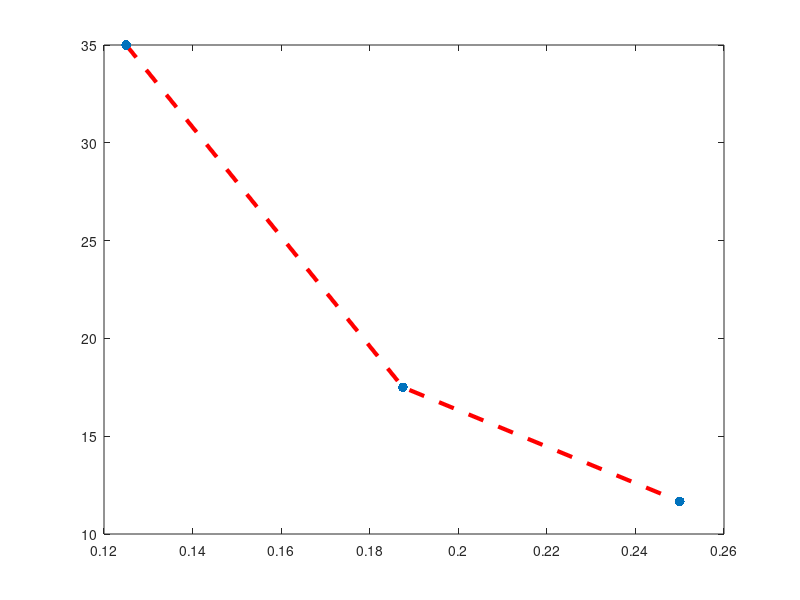

Write the MATLAB code that produced this figure. (Note: this script raises an error after producing the figure.)
clc;
clear all;
clear;

%% Variables 
% Torque 
T = 800;% in oz
% Angular Velocity 
Vang = 2; % rpm
% Length of link 1
L1 = 7;
% Length of link 2
L2 = 9;
% Length of link 3
L3 = 12;
% Space between the mount and motor
L4 = 10;
%Moment Arm 
Lc = 10; 
% Theta A
thetaA = 0;
% Theta B
thetaB = 0;
% Theta C
thetaC = 0;
% thickness
thick = [(1/8),(3/16),(1/4)]; %inches
t = 3/16; %inches 
% width
w = .51; %inches
% Elastic Modulus 
E = .363 * 10^6; % ksi
% Yield Stress
Sy = 8.7 ; %ksi
% Yield Strength 
Sys = 7.05 ; %ksi
% Diameter of hole
d = .31 ; % inches
% Max Force 
Fmax = 7; %lbs
% Force at initial contact with button 
Fmid = 7; %lbs 
% Min Force 
Fmin = 0; 
%  Kt
Kt = 2.2;
% C
C = 1;

%% Under max Force (when longest bar is ~ at a right angle with the normal) 
%Ixx
I =(1/12)*(t*w^3)
% Axial Stress
Sax = (Fmax)./((w-d).*t);
% Stress Concentration
Sconc = (Kt*Fmax)/((w-d)*t);
% Buckling 
Fcrit = (C *(pi^2)*E*I)/(L1^2);

%% Analysis as theta changes 

% Force on crank 
Fc=(Fmid)/(sin(thetaB)+(tan(thetaA)*cos(thetaB)));
% Component of Reaction force at C in x direction
Cx = (Fmid*cos(thetaB))/((sin(thetaB)+(tan(thetaA)*cos(thetaB))));
% Component of Reaction force at C in y direction
Cy = (Fmid*sin(thetaB))/((sin(thetaB)+(tan(thetaA)*cos(thetaB))));
% Moment at C
M = (Fmid*Lc)/((sin(thetaB)+(tan(thetaA)*cos(thetaB))));
% Shear in crank 
Vc = (((Cy *sin(thetaC)*cos(thetaC))-(Cx*(cos(thetaC))^2))/((cos(thetaC)^2*sin(thetaC)+(sin(thetaC))^2)))+...
    (Cx/sin(thetaC));
% Tension in crank 
%Tc = ((Cy*sin(thetaC))-(Cx * cos(thetaC))/((cos(thetaC))^2+ sin(thetaC));

% Moment at C
Mc = Vc*Lc+Fc*Lc;

%% Optimize Geometry
%plotting axial stress


%Calculated Axial Stress Values 
axial_stress = [];

%Calculated Buckling Values 
buckling_stress = []; 

for t = 1:length(thick)
     axial_stress(t) = (Fmax)./((w-d).*t);
     buckling_stress(t) = (C *(pi^2)*E*(1/12)*(t*w^3))/(L1^2); 
end  

disp(axial_stress) 
disp(buckling_stress) 



%% Find Relationship Between Force and Theta

thetaA = [30, 45, 60, 80, 90]; 
Force_c = []; 

for i = 1:length(thetaA)
    thetaB = 90 - thetaA(i); 
    Force_c(i) = (Fmid)/(sin(thetaB)+(tan(thetaB)*cos(thetaB)));
end


%% Plots 

figure(1)
plot(thick, axial_stress, "r--", "LineWidth", 3)
hold on
sz = 50 
s = scatter(thick, axial_stress, sz, "filled")
s.LineWidth = 0.6;
s.MarkerEdgeColor = 'b';
s.MarkerFaceColor = [0 0.5 0.5];
 
xlabel("Material Thickness, inches") 
ylabel("Calculated Axial Stress, psi") 
title("NASA Airlock Design - Axial Stress vs Material Thickness") 

figure(2) 
plot(thick, buckling_stress, "r--", "LineWidth", 3)
hold on
sz = 50 
s = scatter(thick, buckling_stress, sz, "filled")
s.LineWidth = 0.6;
s.MarkerEdgeColor = 'b';
s.MarkerFaceColor = [0 0.5 0.5];
 
xlabel("Material Thickness, inches") 
ylabel("Calculated Buckling Stress, psi") 
title("NASA Airlock Design - Buckling Stress vs Material Thickness") 


figure(3)
plot(thetaA, Force_c, "r--", "LineWidth", 3)
hold on
sz = 50 
s = scatter(thetaA, Force_c, sz, "filled")
s.LineWidth = 0.6;
s.MarkerEdgeColor = 'b';
s.MarkerFaceColor = [0 0.5 0.5];
 
xlabel("Angle, degrees") 
ylabel("Calculated Force on Crank, psi") 
title("NASA Airlock Design - Crank Force and Angle Relationship")

